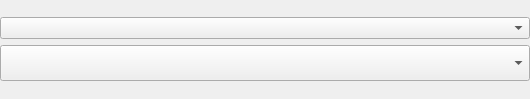
<?xml version="1.0" encoding="UTF-8"?>
<ui version="4.0">
 <class>BioDevicesWidget</class>
 <widget class="QWidget" name="BioDevicesWidget">
  <property name="geometry">
   <rect>
    <x>0</x>
    <y>0</y>
    <width>530</width>
    <height>99</height>
   </rect>
  </property>
  <property name="windowTitle">
   <string>Form</string>
  </property>
  <layout class="QVBoxLayout" name="verticalLayout_2">
   <property name="leftMargin">
    <number>0</number>
   </property>
   <property name="rightMargin">
    <number>0</number>
   </property>
   <item>
    <layout class="QVBoxLayout" name="verticalLayout">
     <item>
      <layout class="QHBoxLayout" name="horizontalLayout">
       <item>
        <widget class="QComboBox" name="cmbDeviceTypes">
         <property name="sizePolicy">
          <sizepolicy hsizetype="Expanding" vsizetype="Fixed">
           <horstretch>0</horstretch>
           <verstretch>0</verstretch>
          </sizepolicy>
         </property>
        </widget>
       </item>
      </layout>
     </item>
     <item>
      <widget class="QComboBox" name="lwDevices">
       <property name="minimumSize">
        <size>
         <width>0</width>
         <height>36</height>
        </size>
       </property>
       <property name="maximumSize">
        <size>
         <width>16777215</width>
         <height>36</height>
        </size>
       </property>
      </widget>
     </item>
    </layout>
   </item>
  </layout>
 </widget>
 <resources/>
 <connections/>
</ui>
